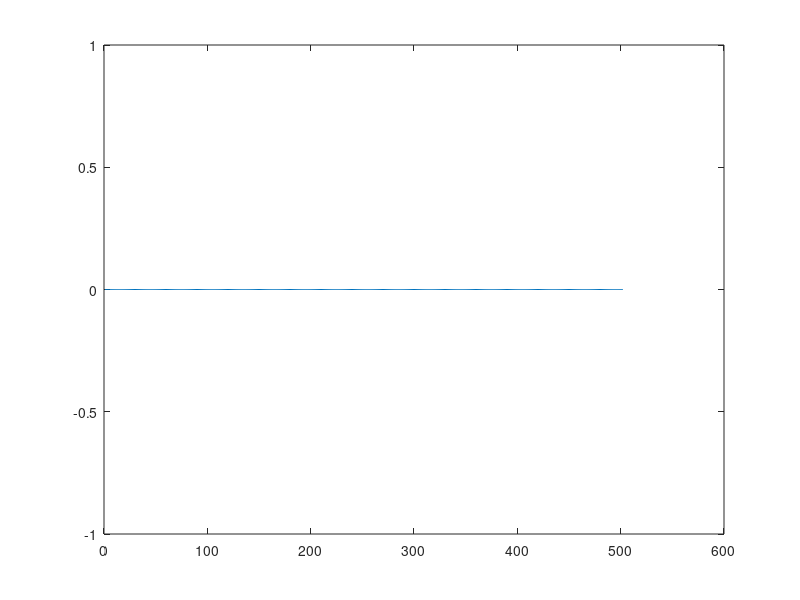

Source code (MATLAB): (Note: this script raises an error after producing the figure.)
% Code slab_reflection.m		Courtesy: Debesh Bhatta
% Gaussian pulse propagation and reflection from a slab 

clc;
clear;
close all;
clf

%specify the number of time steps over which the simulations are to be performed
tend = 1000;
alpha = 0.5;   		 %specify the value of alpha
mu0=4*pi*1e-7;   e0=8.854e-12;
c=1/sqrt(mu0*e0);

dx=1.5e-3;          %space step
dt = alpha*dx/c;	%time step

spc_indx=[0:tend*alpha+1];	
e=zeros(length(spc_indx),1); h=e; 
ep=e; hp=h;                     %initialize previous values of e & h

hndl=plot(e);                   % get the handle to the plot
set(hndl,'EraseMode','xor') 	% for simulation of wave propagation

for n = 1:tend
	for i=1:350                 % simulate for h-nodes
        if (i >= 100 && i <= 200) || (i >= 250 && i <= 350)
           mur=1; er=4;
        else
            mur=1; er=1; 
        end
        mu=mu0*mur; epsilon=e0*er;
        h(i)=(ep(i)-ep(i+1))*(dt/dx)/mu +hp(i); 	% curl e = -del b/ del t;
    end

    alpha=(c/sqrt(mur*er))*dt/dx;                      %alpha for loaded layers
	h(i+1)=hp(i)+((alpha-1)/(alpha+1))*(h(i)-hp(i+1)); 	%ABC for right boundary
    alpha=c*dt/dx;
    
    for i=1:350    				% simulate for e-nodes
        if (i >= 100 && i <= 200) || (i >= 250 && i <= 350)
           mur=1; er=4;
        else
            mur=1; er=1; 
        end
        mu=mu0*mur; epsilon=e0*er;
        e(i)=(h(i-1)-h(i))*(dt/dx)/epsilon +ep(i);  % curl b = mu*epsilon*del e/ del t;
    
    end
    alpha=(c/sqrt(mur*er))*dt/dx;                      %alpha for dielectric layers
    e(i+1)=ep(i)+((alpha-1)/(alpha+1))*(e(i)-ep(i+1)); % ABC for right boundary
    alpha=c*dt/dx;
    er=1; mur=1;                                      %alpha for free space layers
    alpha=(c/sqrt(mur*er))*dt/dx;    
	e(1)=ep(2)+((alpha-1)/(alpha+1))*(e(2)-ep(1)); % ABC for left boundary
        
    %%%%%%%%%%%%%Gaussian pulse excitation of the grid
    pwidth=400e-12;
    if n*dt <= pwidth*1.1  
        e(1)= exp(-((n*dt-pwidth/2)/(pwidth/6))^2); 	%Gaussian pulse
    else
        e(1)=0;
    end
    %%%%%%%%%%%%%%%%%%%%%%%%%%%%%%%%%%%%%%%%%
    hp=h;ep=e;  		%store the previous values in appropriate vectors
    drawnow;           %refresh data and plot the current condition of the wave pulse
    set(hndl,'YData',(e));
    title('Plot of reflected and transmitted waves, \epsilon_r = 4');
    ylim([-1 1])	
    xlabel('node number');
    ylabel('amplitude');

   % specify the time instant at which the propagating pulse is displayed
%      if n==700 
%          figure; plot(e); 
%      end
end
